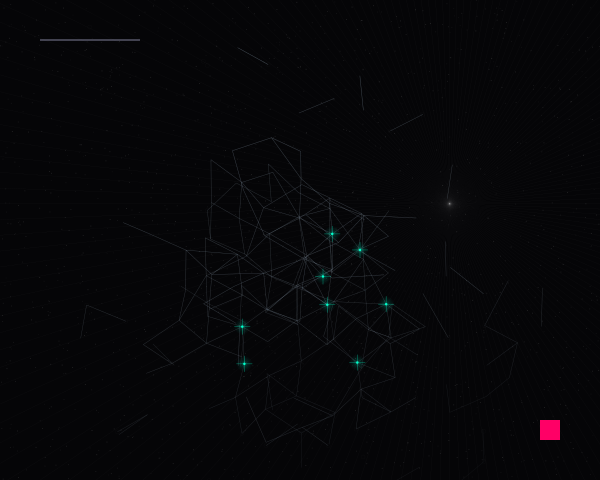

Write Python code to recreate this figure.
import cairo
import math
import random

# Setup
width, height = 600, 480
surface = cairo.ImageSurface(cairo.FORMAT_ARGB32, width, height)
ctx = cairo.Context(surface)

# Background - Deep Void
ctx.set_source_rgb(0.02, 0.02, 0.03)
ctx.paint()

# Isometric Projection Parameters
ISO_SCALE = 35
OFFSET_X = width / 2
OFFSET_Y = height / 2 + 50

def project(x, y, z):
    """Converts 3D coordinates to 2D Isometric projection."""
    # Standard isometric transformation
    u = (x - y) * math.cos(math.radians(30))
    v = (x + y) * math.sin(math.radians(30)) - z
    return u * ISO_SCALE + OFFSET_X, v * ISO_SCALE + OFFSET_Y

def draw_cube_face(p1, p2, p3, p4, color, alpha=1.0):
    """Draws a single projected face for simulated depth."""
    ctx.move_to(*p1)
    ctx.line_to(*p2)
    ctx.line_to(*p3)
    ctx.line_to(*p4)
    ctx.close_path()
    r, g, b = color
    ctx.set_source_rgba(r, g, b, alpha)
    ctx.fill()

# Geometric Logic: Systematic Lattice with Entropy
nodes = []
grid_size = 7
entropy_factor = 0.15

# 1. Generate jittered lattice nodes
for x in range(-grid_size, grid_size + 1):
    for y in range(-grid_size, grid_size + 1):
        for z in range(-grid_size, grid_size + 1):
            # Create a "Core" density: higher probability of nodes near center
            dist = math.sqrt(x**2 + y**2 + z**2)
            prob = math.exp(-dist**2 / (grid_size * 2))
            
            if random.random() < prob:
                # Add systematic entropy (jitter)
                jx = x + random.uniform(-entropy_factor, entropy_factor)
                jy = y + random.uniform(-entropy_factor, entropy_factor)
                jz = z + random.uniform(-entropy_factor, entropy_factor)
                nodes.append((jx, jy, jz))

# 2. Draw Simulated Shadows (Faces) to create depth
# Sorting by depth (approximate z-order for isometric)
nodes.sort(key=lambda n: n[0] + n[1] + n[2])

for n in nodes:
    x, y, z = n
    p_top = project(x, y, z + 0.5)
    p_left = project(x - 0.5, y, z)
    p_right = project(x, y - 0.5, z)
    p_bottom = project(x, y, z - 0.5)
    
    # Draw faint volumetric silhouettes
    if random.random() > 0.8:
        ctx.set_line_width(0.2)
        ctx.set_source_rgba(1, 1, 1, 0.05)
        ctx.arc(*project(x,y,z), 2, 0, 2*math.pi)
        ctx.stroke()

# 3. Draw Point-to-Point Connectivity (Structural Vectors)
ctx.set_line_width(0.4)
for i, n1 in enumerate(nodes):
    for n2 in nodes[i+1:]:
        # Only connect neighbors within a certain Euclidean distance
        d_sq = (n1[0]-n2[0])**2 + (n1[1]-n2[1])**2 + (n1[2]-n2[2])**2
        if 0.8 < d_sq < 1.5:
            p1 = project(*n1)
            p2 = project(*n2)
            
            # Line modulation based on height (Z)
            avg_z = (n1[2] + n2[2]) / 2
            alpha = max(0.1, (avg_z + grid_size) / (grid_size * 2))
            
            ctx.set_source_rgba(0.8, 0.9, 1.0, alpha * 0.4)
            ctx.move_to(*p1)
            ctx.line_to(*p2)
            ctx.stroke()

# 4. Sparse Chromatic Vocabulary (Jewel-toned "Signal" nodes)
jewel_cyan = (0.0, 1.0, 0.8)
jewel_magenta = (1.0, 0.0, 0.4)

for n in nodes:
    dist = math.sqrt(n[0]**2 + n[1]**2 + n[2]**2)
    # Highlight specific mathematical nodes
    if 2.0 < dist < 2.5 and random.random() > 0.6:
        p = project(*n)
        
        # Glow effect
        for r in range(1, 6):
            ctx.set_source_rgba(0, 1, 0.8, 0.15 / r)
            ctx.arc(p[0], p[1], r * 1.5, 0, 2 * math.pi)
            ctx.fill()
            
        # Core node
        ctx.set_source_rgb(*jewel_cyan)
        ctx.arc(p[0], p[1], 1.2, 0, 2 * math.pi)
        ctx.fill()
        
        # Crosshairs / Swiss Markers
        ctx.set_line_width(0.5)
        ctx.move_to(p[0] - 8, p[1])
        ctx.line_to(p[0] + 8, p[1])
        ctx.move_to(p[0], p[1] - 8)
        ctx.line_to(p[0], p[1] + 8)
        ctx.set_source_rgba(0, 1, 0.8, 0.5)
        ctx.stroke()

# 5. Stochastic Dithering / Technical Background Texture
for _ in range(1500):
    tx = random.uniform(0, width)
    ty = random.uniform(0, height)
    ctx.set_source_rgba(1, 1, 1, random.uniform(0.05, 0.2))
    ctx.rectangle(tx, ty, 0.7, 0.7)
    ctx.fill()

# 6. Fine-gauge vector fan (Mathematical Moiré)
ctx.set_line_width(0.1)
ctx.set_source_rgba(1, 1, 1, 0.1)
anchor_node = nodes[0]
p_anchor = project(*anchor_node)
for i in range(0, 360, 2):
    angle = math.radians(i)
    ctx.move_to(p_anchor[0], p_anchor[1])
    ctx.line_to(p_anchor[0] + math.cos(angle) * 800, p_anchor[1] + math.sin(angle) * 800)
    ctx.stroke()

# 7. Marginalia (Swiss Design Precision)
ctx.set_source_rgb(0.5, 0.5, 0.6)
ctx.set_line_width(1)
# Top border frame piece
ctx.move_to(40, 40)
ctx.line_to(140, 40)
ctx.stroke()
# Bottom right "data" block
ctx.rectangle(width-60, height-60, 20, 20)
ctx.set_source_rgb(*jewel_magenta)
ctx.fill()

# Cleanup
# surface.write_to_png("systematic_entropy.png")
